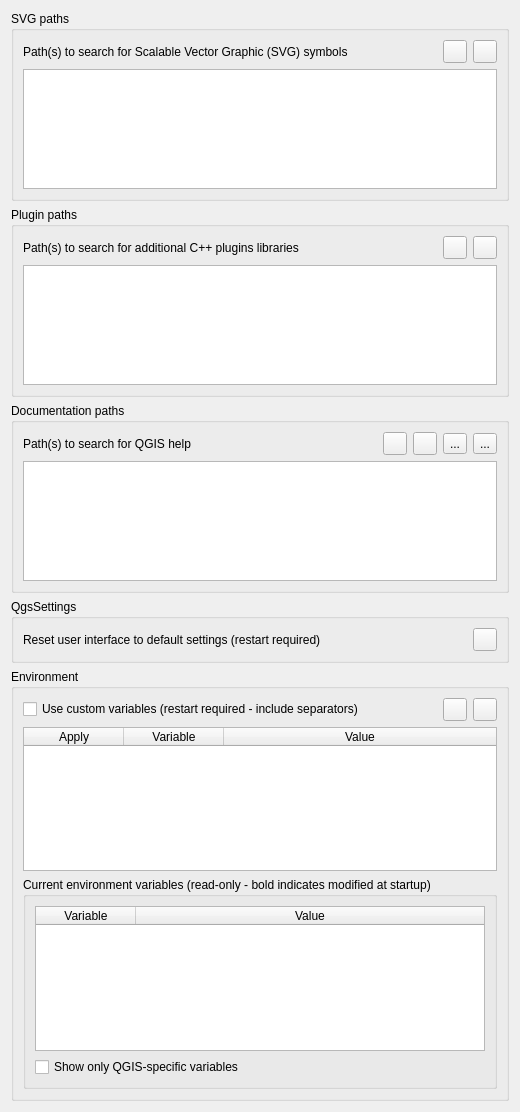
             <widget class="QWidget" name="mOptionsScrollAreaContents_03">
              <property name="geometry">
               <rect>
                <x>0</x>
                <y>0</y>
                <width>520</width>
                <height>1112</height>
               </rect>
              </property>
              <layout class="QVBoxLayout" name="verticalLayout_22">
               <item>
                <widget class="QgsCollapsibleGroupBox" name="groupBox_2">
                 <property name="title">
                  <string>SVG paths</string>
                 </property>
                 <layout class="QGridLayout" name="_6">
                  <item row="0" column="0">
                   <widget class="QLabel" name="mSVGLabel">
                    <property name="text">
                     <string>Path(s) to search for Scalable Vector Graphic (SVG) symbols</string>
                    </property>
                   </widget>
                  </item>
                  <item row="0" column="1">
                   <spacer>
                    <property name="orientation">
                     <enum>Qt::Horizontal</enum>
                    </property>
                    <property name="sizeHint" stdset="0">
                     <size>
                      <width>31</width>
                      <height>20</height>
                     </size>
                    </property>
                   </spacer>
                  </item>
                  <item row="0" column="2">
                   <widget class="QToolButton" name="mBtnAddSVGPath">
                    <property name="toolTip">
                     <string>Add new path</string>
                    </property>
                    <property name="text">
                     <string/>
                    </property>
                    <property name="icon">
                     <iconset resource="../../images/images.qrc">
                      <normaloff>:/images/themes/default/symbologyAdd.svg</normaloff>:/images/themes/default/symbologyAdd.svg</iconset>
                    </property>
                   </widget>
                  </item>
                  <item row="0" column="3">
                   <widget class="QToolButton" name="mBtnRemoveSVGPath">
                    <property name="toolTip">
                     <string>Remove path</string>
                    </property>
                    <property name="text">
                     <string/>
                    </property>
                    <property name="icon">
                     <iconset resource="../../images/images.qrc">
                      <normaloff>:/images/themes/default/symbologyRemove.svg</normaloff>:/images/themes/default/symbologyRemove.svg</iconset>
                    </property>
                   </widget>
                  </item>
                  <item row="1" column="0" colspan="4">
                   <widget class="QListWidget" name="mListSVGPaths">
                    <property name="minimumSize">
                     <size>
                      <width>0</width>
                      <height>120</height>
                     </size>
                    </property>
                   </widget>
                  </item>
                 </layout>
                </widget>
               </item>
               <item>
                <widget class="QgsCollapsibleGroupBox" name="groupBox_4">
                 <property name="title">
                  <string>Plugin paths</string>
                 </property>
                 <layout class="QGridLayout" name="_3">
                  <item row="0" column="0">
                   <widget class="QLabel" name="mSVGLabel_2">
                    <property name="text">
                     <string>Path(s) to search for additional C++ plugins libraries</string>
                    </property>
                   </widget>
                  </item>
                  <item row="0" column="1">
                   <spacer>
                    <property name="orientation">
                     <enum>Qt::Horizontal</enum>
                    </property>
                    <property name="sizeHint" stdset="0">
                     <size>
                      <width>31</width>
                      <height>20</height>
                     </size>
                    </property>
                   </spacer>
                  </item>
                  <item row="0" column="2">
                   <widget class="QToolButton" name="mBtnAddPluginPath">
                    <property name="toolTip">
                     <string>Add new path</string>
                    </property>
                    <property name="text">
                     <string/>
                    </property>
                    <property name="icon">
                     <iconset resource="../../images/images.qrc">
                      <normaloff>:/images/themes/default/symbologyAdd.svg</normaloff>:/images/themes/default/symbologyAdd.svg</iconset>
                    </property>
                   </widget>
                  </item>
                  <item row="0" column="3">
                   <widget class="QToolButton" name="mBtnRemovePluginPath">
                    <property name="toolTip">
                     <string>Remove path</string>
                    </property>
                    <property name="text">
                     <string/>
                    </property>
                    <property name="icon">
                     <iconset resource="../../images/images.qrc">
                      <normaloff>:/images/themes/default/symbologyRemove.svg</normaloff>:/images/themes/default/symbologyRemove.svg</iconset>
                    </property>
                   </widget>
                  </item>
                  <item row="1" column="0" colspan="4">
                   <widget class="QListWidget" name="mListPluginPaths">
                    <property name="minimumSize">
                     <size>
                      <width>0</width>
                      <height>120</height>
                     </size>
                    </property>
                   </widget>
                  </item>
                 </layout>
                </widget>
               </item>
               <item>
                <widget class="QgsCollapsibleGroupBox" name="groupBox_29">
                 <property name="title">
                  <string>Documentation paths</string>
                 </property>
                 <layout class="QGridLayout" name="_4">
                  <item row="0" column="5">
                   <widget class="QToolButton" name="mBtnMoveHelpDown">
                    <property name="text">
                     <string>...</string>
                    </property>
                    <property name="icon">
                     <iconset resource="../../images/images.qrc">
                      <normaloff>:/images/themes/default/mActionArrowDown.svg</normaloff>:/images/themes/default/mActionArrowDown.svg</iconset>
                    </property>
                   </widget>
                  </item>
                  <item row="0" column="0">
                   <widget class="QLabel" name="mSVGLabel_5">
                    <property name="text">
                     <string>Path(s) to search for QGIS help</string>
                    </property>
                   </widget>
                  </item>
                  <item row="0" column="1">
                   <spacer>
                    <property name="orientation">
                     <enum>Qt::Horizontal</enum>
                    </property>
                    <property name="sizeHint" stdset="0">
                     <size>
                      <width>31</width>
                      <height>20</height>
                     </size>
                    </property>
                   </spacer>
                  </item>
                  <item row="0" column="2">
                   <widget class="QToolButton" name="mBtnAddHelpPath">
                    <property name="toolTip">
                     <string>Add new path</string>
                    </property>
                    <property name="text">
                     <string/>
                    </property>
                    <property name="icon">
                     <iconset resource="../../images/images.qrc">
                      <normaloff>:/images/themes/default/symbologyAdd.svg</normaloff>:/images/themes/default/symbologyAdd.svg</iconset>
                    </property>
                   </widget>
                  </item>
                  <item row="0" column="3">
                   <widget class="QToolButton" name="mBtnRemoveHelpPath">
                    <property name="toolTip">
                     <string>Remove path</string>
                    </property>
                    <property name="text">
                     <string/>
                    </property>
                    <property name="icon">
                     <iconset resource="../../images/images.qrc">
                      <normaloff>:/images/themes/default/symbologyRemove.svg</normaloff>:/images/themes/default/symbologyRemove.svg</iconset>
                    </property>
                   </widget>
                  </item>
                  <item row="1" column="0" colspan="6">
                   <widget class="QTreeWidget" name="mHelpPathTreeWidget">
                    <property name="minimumSize">
                     <size>
                      <width>0</width>
                      <height>120</height>
                     </size>
                    </property>
                    <attribute name="headerVisible">
                     <bool>false</bool>
                    </attribute>
                    <column>
                     <property name="text">
                      <string notr="true">1</string>
                     </property>
                    </column>
                   </widget>
                  </item>
                  <item row="0" column="4">
                   <widget class="QToolButton" name="mBtnMoveHelpUp">
                    <property name="text">
                     <string>...</string>
                    </property>
                    <property name="icon">
                     <iconset resource="../../images/images.qrc">
                      <normaloff>:/images/themes/default/mActionArrowUp.svg</normaloff>:/images/themes/default/mActionArrowUp.svg</iconset>
                    </property>
                   </widget>
                  </item>
                 </layout>
                </widget>
               </item>
               <item>
                <widget class="QgsCollapsibleGroupBox" name="mQSettingsGrpBx">
                 <property name="title">
                  <string>QgsSettings</string>
                 </property>
                 <layout class="QGridLayout" name="gridLayout_13">
                  <item row="0" column="1">
                   <spacer name="horizontalSpacer_42">
                    <property name="orientation">
                     <enum>Qt::Horizontal</enum>
                    </property>
                    <property name="sizeHint" stdset="0">
                     <size>
                      <width>40</width>
                      <height>20</height>
                     </size>
                    </property>
                   </spacer>
                  </item>
                  <item row="0" column="2">
                   <widget class="QToolButton" name="mRestoreDefaultWindowStateBtn">
                    <property name="toolTip">
                     <string>Reset</string>
                    </property>
                    <property name="text">
                     <string/>
                    </property>
                    <property name="icon">
                     <iconset resource="../../images/images.qrc">
                      <normaloff>:/images/themes/default/mActionUndo.svg</normaloff>:/images/themes/default/mActionUndo.svg</iconset>
                    </property>
                   </widget>
                  </item>
                  <item row="0" column="0">
                   <widget class="QLabel" name="mRestoreDefaultWindowStateLbl">
                    <property name="text">
                     <string>Reset user interface to default settings (restart required)</string>
                    </property>
                   </widget>
                  </item>
                 </layout>
                </widget>
               </item>
               <item>
                <widget class="QgsCollapsibleGroupBox" name="mEnvironmentGrpBx">
                 <property name="minimumSize">
                  <size>
                   <width>0</width>
                   <height>0</height>
                  </size>
                 </property>
                 <property name="title">
                  <string>Environment</string>
                 </property>
                 <layout class="QGridLayout" name="gridLayout_32">
                  <item row="1" column="3">
                   <widget class="QToolButton" name="mRemoveCustomVarBtn">
                    <property name="sizePolicy">
                     <sizepolicy hsizetype="Maximum" vsizetype="Fixed">
                      <horstretch>0</horstretch>
                      <verstretch>0</verstretch>
                     </sizepolicy>
                    </property>
                    <property name="toolTip">
                     <string>Remove variable</string>
                    </property>
                    <property name="text">
                     <string/>
                    </property>
                    <property name="icon">
                     <iconset resource="../../images/images.qrc">
                      <normaloff>:/images/themes/default/symbologyRemove.svg</normaloff>:/images/themes/default/symbologyRemove.svg</iconset>
                    </property>
                   </widget>
                  </item>
                  <item row="1" column="2">
                   <widget class="QToolButton" name="mAddCustomVarBtn">
                    <property name="sizePolicy">
                     <sizepolicy hsizetype="Maximum" vsizetype="Fixed">
                      <horstretch>0</horstretch>
                      <verstretch>0</verstretch>
                     </sizepolicy>
                    </property>
                    <property name="toolTip">
                     <string>Add new variable</string>
                    </property>
                    <property name="text">
                     <string/>
                    </property>
                    <property name="icon">
                     <iconset resource="../../images/images.qrc">
                      <normaloff>:/images/themes/default/symbologyAdd.svg</normaloff>:/images/themes/default/symbologyAdd.svg</iconset>
                    </property>
                   </widget>
                  </item>
                  <item row="4" column="0" colspan="4">
                   <widget class="QgsCollapsibleGroupBox" name="mCurrentVariablesGrpBx">
                    <property name="minimumSize">
                     <size>
                      <width>0</width>
                      <height>0</height>
                     </size>
                    </property>
                    <property name="title">
                     <string>Current environment variables (read-only - bold indicates modified at startup)</string>
                    </property>
                    <property name="collapsed" stdset="0">
                     <bool>false</bool>
                    </property>
                    <property name="saveCollapsedState" stdset="0">
                     <bool>true</bool>
                    </property>
                    <layout class="QVBoxLayout" name="verticalLayout_8">
                     <item>
                      <widget class="QTableWidget" name="mCurrentVariablesTable">
                       <property name="minimumSize">
                        <size>
                         <width>0</width>
                         <height>120</height>
                        </size>
                       </property>
                       <property name="editTriggers">
                        <set>QAbstractItemView::AllEditTriggers</set>
                       </property>
                       <property name="dragEnabled">
                        <bool>true</bool>
                       </property>
                       <property name="dragDropMode">
                        <enum>QAbstractItemView::DragOnly</enum>
                       </property>
                       <property name="selectionMode">
                        <enum>QAbstractItemView::SingleSelection</enum>
                       </property>
                       <property name="sortingEnabled">
                        <bool>true</bool>
                       </property>
                       <property name="wordWrap">
                        <bool>false</bool>
                       </property>
                       <attribute name="horizontalHeaderMinimumSectionSize">
                        <number>100</number>
                       </attribute>
                       <attribute name="horizontalHeaderShowSortIndicator" stdset="0">
                        <bool>true</bool>
                       </attribute>
                       <attribute name="horizontalHeaderStretchLastSection">
                        <bool>true</bool>
                       </attribute>
                       <attribute name="verticalHeaderVisible">
                        <bool>false</bool>
                       </attribute>
                       <column>
                        <property name="text">
                         <string>Variable</string>
                        </property>
                       </column>
                       <column>
                        <property name="text">
                         <string>Value</string>
                        </property>
                       </column>
                      </widget>
                     </item>
                     <item>
                      <widget class="QCheckBox" name="mCurrentVariablesQGISChxBx">
                       <property name="text">
                        <string>Show only QGIS-specific variables</string>
                       </property>
                      </widget>
                     </item>
                    </layout>
                   </widget>
                  </item>
                  <item row="1" column="0">
                   <widget class="QCheckBox" name="mCustomVariablesChkBx">
                    <property name="text">
                     <string>Use custom variables (restart required - include separators)</string>
                    </property>
                   </widget>
                  </item>
                  <item row="1" column="1">
                   <spacer name="horizontalSpacer_14">
                    <property name="orientation">
                     <enum>Qt::Horizontal</enum>
                    </property>
                    <property name="sizeHint" stdset="0">
                     <size>
                      <width>40</width>
                      <height>20</height>
                     </size>
                    </property>
                   </spacer>
                  </item>
                  <item row="3" column="0" colspan="4">
                   <widget class="QTableWidget" name="mCustomVariablesTable">
                    <property name="minimumSize">
                     <size>
                      <width>0</width>
                      <height>120</height>
                     </size>
                    </property>
                    <property name="editTriggers">
                     <set>QAbstractItemView::AllEditTriggers</set>
                    </property>
                    <property name="selectionMode">
                     <enum>QAbstractItemView::SingleSelection</enum>
                    </property>
                    <property name="sortingEnabled">
                     <bool>true</bool>
                    </property>
                    <property name="wordWrap">
                     <bool>false</bool>
                    </property>
                    <property name="cornerButtonEnabled">
                     <bool>false</bool>
                    </property>
                    <attribute name="horizontalHeaderMinimumSectionSize">
                     <number>4</number>
                    </attribute>
                    <attribute name="horizontalHeaderShowSortIndicator" stdset="0">
                     <bool>true</bool>
                    </attribute>
                    <attribute name="horizontalHeaderStretchLastSection">
                     <bool>true</bool>
                    </attribute>
                    <attribute name="verticalHeaderVisible">
                     <bool>false</bool>
                    </attribute>
                    <column>
                     <property name="text">
                      <string>Apply</string>
                     </property>
                    </column>
                    <column>
                     <property name="text">
                      <string>Variable</string>
                     </property>
                    </column>
                    <column>
                     <property name="text">
                      <string>Value</string>
                     </property>
                    </column>
                   </widget>
                  </item>
                 </layout>
                </widget>
               </item>
               <item>
                <spacer name="verticalSpacer_11">
                 <property name="orientation">
                  <enum>Qt::Vertical</enum>
                 </property>
                 <property name="sizeHint" stdset="0">
                  <size>
                   <width>20</width>
                   <height>40</height>
                  </size>
                 </property>
                </spacer>
               </item>
              </layout>
             </widget>
